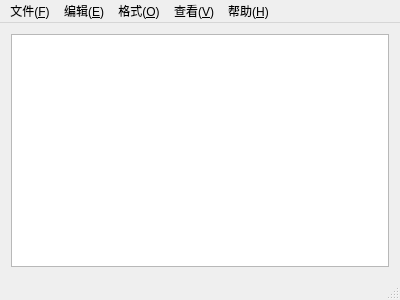
<?xml version="1.0" encoding="UTF-8"?>
<ui version="4.0">
 <class>MainWindow</class>
 <widget class="QMainWindow" name="MainWindow">
  <property name="geometry">
   <rect>
    <x>0</x>
    <y>0</y>
    <width>400</width>
    <height>300</height>
   </rect>
  </property>
  <property name="windowTitle">
   <string>MainWindow</string>
  </property>
  <widget class="QWidget" name="centralWidget">
   <layout class="QGridLayout" name="gridLayout">
    <item row="0" column="0">
     <widget class="QTextEdit" name="textEdit"/>
    </item>
   </layout>
  </widget>
  <widget class="QMenuBar" name="menuBar">
   <property name="geometry">
    <rect>
     <x>0</x>
     <y>0</y>
     <width>400</width>
     <height>23</height>
    </rect>
   </property>
   <widget class="QMenu" name="menu_F">
    <property name="title">
     <string>文件(&amp;F)</string>
    </property>
    <addaction name="actionNew"/>
    <addaction name="actionOpen"/>
    <addaction name="actionSave"/>
    <addaction name="actionSaveAs"/>
    <addaction name="separator"/>
    <addaction name="actionPageSet"/>
    <addaction name="actionPrinter"/>
    <addaction name="separator"/>
    <addaction name="actionExit"/>
   </widget>
   <widget class="QMenu" name="menu_N">
    <property name="title">
     <string>编辑(&amp;E)</string>
    </property>
    <addaction name="actionUndo"/>
    <addaction name="separator"/>
    <addaction name="actionCut"/>
    <addaction name="actionCopy"/>
    <addaction name="actionPaste"/>
    <addaction name="actionDelete"/>
    <addaction name="separator"/>
    <addaction name="actionFind"/>
    <addaction name="actionReplace"/>
    <addaction name="actionGoto"/>
    <addaction name="separator"/>
    <addaction name="actionAllpick"/>
    <addaction name="actionDate"/>
   </widget>
   <widget class="QMenu" name="menu_Z">
    <property name="title">
     <string>格式(&amp;O)</string>
    </property>
    <addaction name="actionAuto"/>
    <addaction name="actionFont"/>
   </widget>
   <widget class="QMenu" name="menu">
    <property name="title">
     <string>查看(&amp;V)</string>
    </property>
    <addaction name="actionStatus"/>
   </widget>
   <widget class="QMenu" name="menu_S">
    <property name="title">
     <string>帮助(&amp;H)</string>
    </property>
    <addaction name="actionHelp"/>
    <addaction name="separator"/>
    <addaction name="actionAbout"/>
   </widget>
   <addaction name="menu_F"/>
   <addaction name="menu_N"/>
   <addaction name="menu_Z"/>
   <addaction name="menu"/>
   <addaction name="menu_S"/>
  </widget>
  <widget class="QStatusBar" name="statusBar"/>
  <action name="actionNew">
   <property name="text">
    <string>新建(&amp;N)</string>
   </property>
   <property name="shortcut">
    <string>Ctrl+N</string>
   </property>
  </action>
  <action name="actionOpen">
   <property name="text">
    <string>打开(&amp;O)...</string>
   </property>
   <property name="shortcut">
    <string>Ctrl+O</string>
   </property>
  </action>
  <action name="actionSave">
   <property name="text">
    <string>保存(&amp;S)</string>
   </property>
   <property name="shortcut">
    <string>Ctrl+S</string>
   </property>
  </action>
  <action name="actionSaveAs">
   <property name="text">
    <string>另存为(&amp;A)...</string>
   </property>
  </action>
  <action name="actionPageSet">
   <property name="text">
    <string>页面设置(&amp;U)...</string>
   </property>
  </action>
  <action name="actionPrinter">
   <property name="text">
    <string>打印(&amp;P)...</string>
   </property>
   <property name="shortcut">
    <string>Ctrl+P</string>
   </property>
  </action>
  <action name="actionExit">
   <property name="text">
    <string>退出(&amp;X)</string>
   </property>
  </action>
  <action name="actionUndo">
   <property name="text">
    <string>撤销(&amp;U)</string>
   </property>
   <property name="shortcut">
    <string>Ctrl+Z</string>
   </property>
  </action>
  <action name="actionCut">
   <property name="text">
    <string>剪切(&amp;T)</string>
   </property>
   <property name="shortcut">
    <string>Ctrl+X</string>
   </property>
  </action>
  <action name="actionCopy">
   <property name="text">
    <string>复制(&amp;C)</string>
   </property>
   <property name="shortcut">
    <string>Ctrl+C</string>
   </property>
  </action>
  <action name="actionPaste">
   <property name="text">
    <string>粘贴(&amp;P)</string>
   </property>
   <property name="shortcut">
    <string>Ctrl+V</string>
   </property>
  </action>
  <action name="actionDelete">
   <property name="text">
    <string>删除(&amp;L)</string>
   </property>
   <property name="shortcut">
    <string>Del</string>
   </property>
  </action>
  <action name="actionFind">
   <property name="text">
    <string>查找(&amp;F)...</string>
   </property>
   <property name="shortcut">
    <string>Ctrl+F</string>
   </property>
  </action>
  <action name="actionReplace">
   <property name="text">
    <string>替换(&amp;R)...</string>
   </property>
   <property name="shortcut">
    <string>Ctrl+H</string>
   </property>
  </action>
  <action name="actionGoto">
   <property name="text">
    <string>转到(&amp;G)...</string>
   </property>
   <property name="shortcut">
    <string>Ctrl+G</string>
   </property>
  </action>
  <action name="actionAllpick">
   <property name="text">
    <string>全选(&amp;A)</string>
   </property>
   <property name="shortcut">
    <string>Ctrl+A</string>
   </property>
  </action>
  <action name="actionDate">
   <property name="text">
    <string>时间/日期(&amp;D)</string>
   </property>
   <property name="shortcut">
    <string>F5</string>
   </property>
  </action>
  <action name="actionAuto">
   <property name="checkable">
    <bool>true</bool>
   </property>
   <property name="text">
    <string>自动换行(&amp;W)</string>
   </property>
  </action>
  <action name="actionFont">
   <property name="text">
    <string>字体(&amp;F)...</string>
   </property>
  </action>
  <action name="actionStatus">
   <property name="checkable">
    <bool>true</bool>
   </property>
   <property name="text">
    <string>状态栏(&amp;S)</string>
   </property>
  </action>
  <action name="actionHelp">
   <property name="text">
    <string>查看帮助(&amp;H)</string>
   </property>
  </action>
  <action name="actionAbout">
   <property name="text">
    <string>关于记事本(&amp;A)</string>
   </property>
  </action>
 </widget>
 <layoutdefault spacing="6" margin="11"/>
 <resources/>
 <connections/>
</ui>
